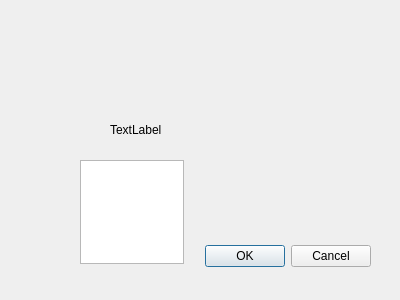
<?xml version="1.0" encoding="UTF-8"?>
<ui version="4.0">
 <class>Dialog</class>
 <widget class="QDialog" name="Dialog">
  <property name="geometry">
   <rect>
    <x>0</x>
    <y>0</y>
    <width>400</width>
    <height>300</height>
   </rect>
  </property>
  <property name="windowTitle">
   <string>Dialog</string>
  </property>
  <widget class="QDialogButtonBox" name="buttonBox">
   <property name="geometry">
    <rect>
     <x>30</x>
     <y>240</y>
     <width>341</width>
     <height>32</height>
    </rect>
   </property>
   <property name="orientation">
    <enum>Qt::Horizontal</enum>
   </property>
   <property name="standardButtons">
    <set>QDialogButtonBox::Cancel|QDialogButtonBox::Ok</set>
   </property>
  </widget>
  <widget class="QLabel" name="label">
   <property name="geometry">
    <rect>
     <x>110</x>
     <y>120</y>
     <width>68</width>
     <height>19</height>
    </rect>
   </property>
   <property name="text">
    <string>TextLabel</string>
   </property>
  </widget>
  <widget class="QPlainTextEdit" name="plainTextEdit">
   <property name="geometry">
    <rect>
     <x>80</x>
     <y>160</y>
     <width>104</width>
     <height>104</height>
    </rect>
   </property>
  </widget>
 </widget>
 <resources/>
 <connections>
  <connection>
   <sender>buttonBox</sender>
   <signal>accepted()</signal>
   <receiver>Dialog</receiver>
   <slot>accept()</slot>
   <hints>
    <hint type="sourcelabel">
     <x>248</x>
     <y>254</y>
    </hint>
    <hint type="destinationlabel">
     <x>157</x>
     <y>274</y>
    </hint>
   </hints>
  </connection>
  <connection>
   <sender>buttonBox</sender>
   <signal>rejected()</signal>
   <receiver>Dialog</receiver>
   <slot>reject()</slot>
   <hints>
    <hint type="sourcelabel">
     <x>316</x>
     <y>260</y>
    </hint>
    <hint type="destinationlabel">
     <x>286</x>
     <y>274</y>
    </hint>
   </hints>
  </connection>
 </connections>
</ui>
